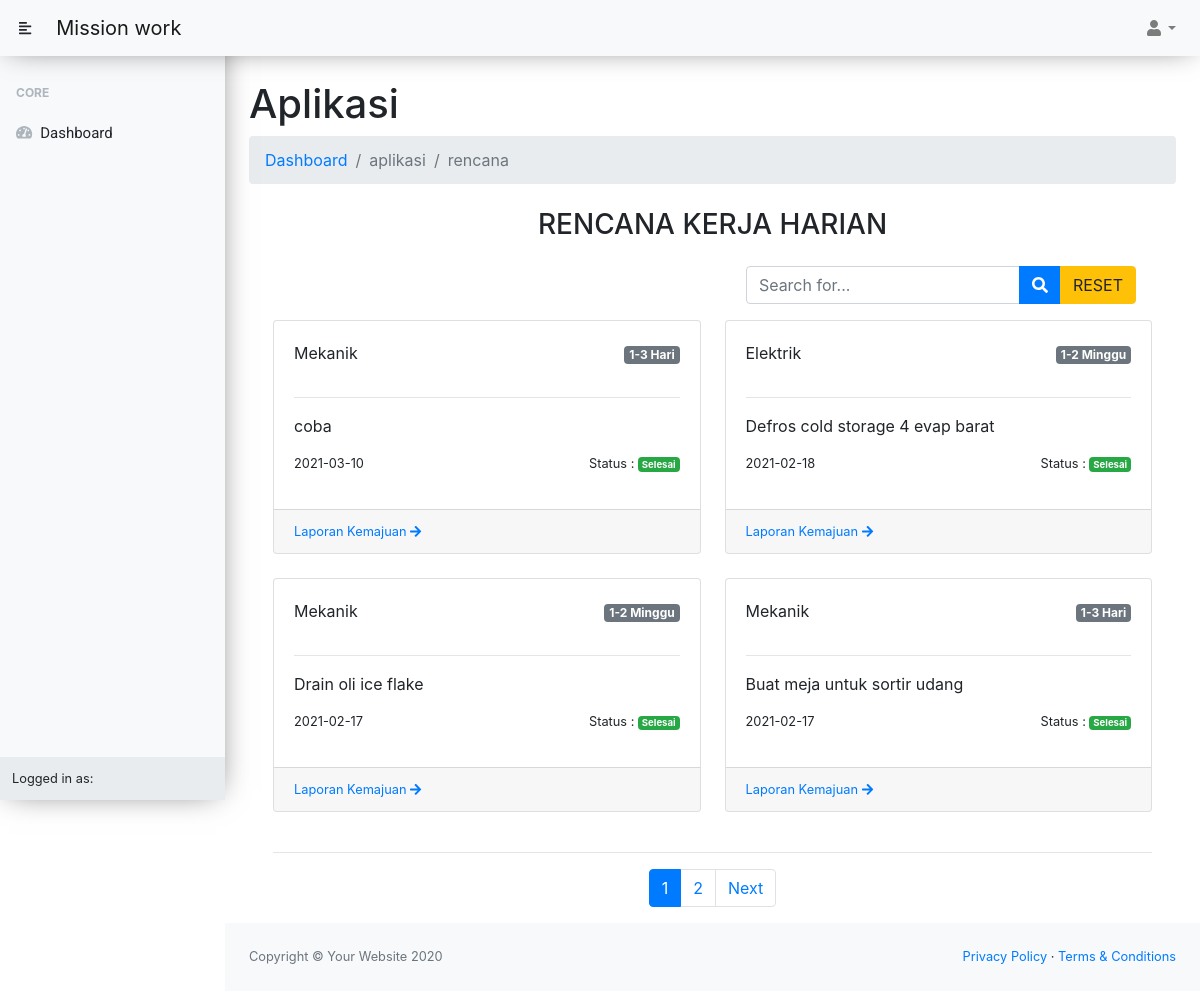
The app's page /index.php/aplikasi/rencana/read with its own data.
### tables this page shows
CREATE TABLE `rencana` (
  `id` int(11) NOT NULL,
  `tanggal` date NOT NULL,
  `rencana` text NOT NULL,
  `bagian` varchar(150) NOT NULL,
  `urgensi` varchar(250) NOT NULL,
  `status` varchar(200) NOT NULL
);

### application/controllers/aplikasi/Rencana.php (called while the page is built, shortened)
<?php
class Rencana extends CI_Controller
{
    public function __construct()
    {
        $this->load->library('form_validation');
        $this->load->model('aplikasi/rencana_model');
    }
    public function read()
    {
        $this->load->library('pagination');
        if ($this->input->post('keywoard')) {
            $data['keywoard'] = $this->input->post('keywoard');
            $this->session->set_userdata('keywoard', $data['keywoard']);
        } else {
            $data['keywoard'] = $this->session->userdata('keywoard');
        }
        $config['per_page'] = 4;
        $from = $this->uri->segment(4);
        $data['rencana'] = $this->rencana_model->get($config['per_page'], $from, $data['keywoard']);
        $this->load->view('aplikasi/rencana/read', $data);
    }
}

### index.php (called while the page is built, shortened)
<?php
require_once BASEPATH.'core/CodeIgniter.php';

### application/config/config.php (called while the page is built, shortened)
<?php
$config['base_url'] = 'http://localhost/mission/';
$config['index_page'] = '';
$config['uri_protocol']	= 'REQUEST_URI';
$config['url_suffix'] = '';
$config['language']	= 'english';
$config['charset'] = 'UTF-8';
$config['enable_hooks'] = FALSE;
$config['subclass_prefix'] = 'MY_';
$config['composer_autoload'] = FALSE;
$config['permitted_uri_chars'] = 'a-z 0-9~%.:_\-';
$config['enable_query_strings'] = FALSE;
$config['controller_trigger'] = 'c';
$config['function_trigger'] = 'm';
$config['directory_trigger'] = 'd';
$config['allow_get_array'] = TRUE;
$config['log_threshold'] = 0;
$config['log_path'] = '';
$config['log_file_extension'] = '';
$config['log_file_permissions'] = 0644;
$config['log_date_format'] = 'Y-m-d H:i:s';
$config['error_views_path'] = '';
$config['cache_path'] = '';
$config['cache_query_string'] = FALSE;
$config['encryption_key'] = '';
$config['sess_driver'] = 'files';
$config['sess_cookie_name'] = 'ci_session';
$config['sess_expiration'] = 7200;
$config['sess_save_path'] = NULL;
$config['sess_match_ip'] = FALSE;
$config['sess_time_to_update'] = 300;
$config['sess_regenerate_destroy'] = FALSE;
$config['cookie_prefix']	= '';
$config['cookie_domain']	= '';
$config['cookie_path']		= '/';
$config['cookie_secure']	= FALSE;
$config['cookie_httponly'] 	= FALSE;
$config['standardize_newlines'] = FALSE;
$config['global_xss_filtering'] = FALSE;
$config['csrf_protection'] = FALSE;
$config['csrf_token_name'] = 'csrf_test_name';
$config['csrf_cookie_name'] = 'csrf_cookie_name';
$config['csrf_expire'] = 7200;
$config['csrf_regenerate'] = TRUE;
$config['csrf_exclude_uris'] = array();
$config['compress_output'] = FALSE;
$config['time_reference'] = 'local';
$config['rewrite_short_tags'] = FALSE;
$config['proxy_ips'] = '';

### application/models/aplikasi/Rencana_model.php (called while the page is built, shortened)
<?php
class Rencana_model extends CI_Model
{
    public function get($number, $offset, $keywoard = null)
    {
        $this->db->order_by('id', 'DESC');
        return $this->db->get('rencana', $number, $offset)->result();
    }
}

### application/views/aplikasi/rencana/read.php (the view, shortened to what this page needs)
<div class="container">
    <h3 class="text-center mb-4">RENCANA KERJA HARIAN</h3>
    <div class=" pb-3 d-flex align-items-center justify-content-between">
        <form method="post" class=" d-md-inline-block form-inline ml-auto mr-0 mr-md-3 my-2 my-md-0">
            <div class="input-group">
                <input class="form-control" type="text" name="keywoard" placeholder="Search for..." aria-label="Search" aria-describedby="basic-addon2" />
                <div class="input-group-append">
                    <button type="submit" class="btn btn-primary" name="submit" type="button"><i class="fas fa-search"></i></button>
                    <a href="<?= base_url('/aplikasi/rencana/reset') ?>" class="btn btn-warning">RESET</a>
                </div>
            </div>
        </form>
    </div>
    <div class="row">
        <?php foreach ($rencana as $data) : ?>
            <div class="col-12 col-xs-12 col-md-6">
                <div class="card mb-4">
                    <div class="card-body">
                        <div class="d-flex">
                            <div class="mr-auto">
                                <p class=""><?= $data->bagian; ?></p>
                            </div>
                            <div>
                                <p class="badge badge-secondary"><?= $data->urgensi; ?></p>
                            </div>
                        </div>
                        <hr>
                        <p><?= $data->rencana; ?></p>
                        <div class="d-flex align-items-center justify-content-between">
                            <p class="small"><?= $data->tanggal; ?></p>
                            <p class="small">Status : <span class="badge  <?= $data->status == 'Selesai' ? 'badge-success' : 'badge-primary' ?> "><?= $data->status; ?></span></p>
                        </div>
                    </div>
                    <div class="card-footer d-flex align-items-center justify-content-between">
                        <a class="small" href="<?= base_url('aplikasi/kemajuanrencana/view/' . $data->id); ?>">Laporan Kemajuan <i class="fa fa-arrow-right"></i></a>
                    </div>
                </div>
            </div>
        <?php endforeach; ?>
    </div>
    <div class="text-center">
        <hr>
        <?php
        echo $this->pagination->create_links();
        ?>
    </div>
</div>

### records on screen
rencana: bagian "Mekanik", urgensi "1-3 Hari", rencana "coba", tanggal "2021-03-10", status "Selesai"
rencana: bagian "Elektrik", urgensi "1-2 Minggu", rencana "Defros cold storage 4 evap barat", tanggal "2021-02-18", status "Selesai"
rencana: bagian "Mekanik", urgensi "1-2 Minggu", rencana "Drain oli ice flake", tanggal "2021-02-17", status "Selesai"
rencana: bagian "Mekanik", urgensi "1-3 Hari", rencana "Buat meja untuk sortir udang", tanggal "2021-02-17", status "Selesai"

### other values on screen
$this->uri->segment(1) "Aplikasi"
$this->uri->segment(1) "aplikasi"
$this->uri->segment(2) "rencana"
$this->pagination->create_links() "1 2 Next"
